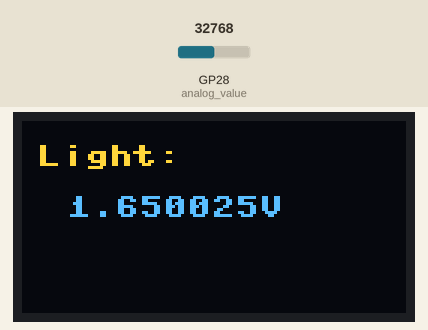
A program run on a simulated Raspberry Pi Pico running MicroPython. Parts: 128×64 one-colour display. Inputs (shaded band) come from the test bench; at power-on: GP28 (analog_value) = 32768 (analog values on the 0–65535 scale). The OLED is the two-colour kind (top 16 rows yellow); what the program prints to the serial console is not drawn.

Above: at 2.3 s.
2.4 s: GP28 (analog_value) set to 45874
At 5.0 s:
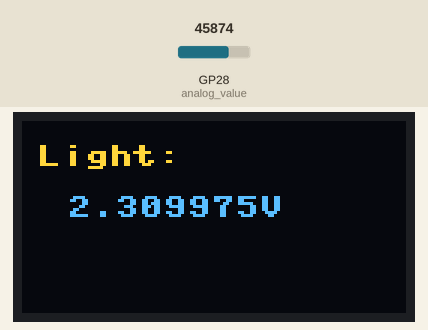
5.3 s: GP28 (analog_value) set to 57670
At 6.9 s:
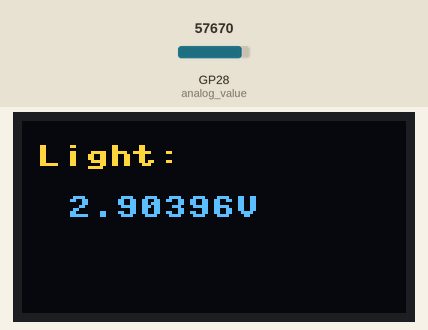
7.8 s: GP28 (analog_value) set to 65535
At 9.9 s:
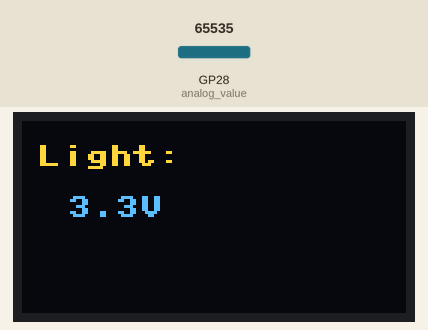
Timing chart, 0 to 11.4 s (numbered marks = the images above; inputs shaded):
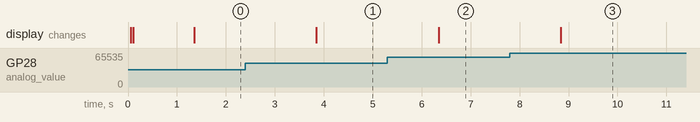

The program:

analog.py
```python
# Display Image & text on I2C driven ssd1306 OLED display

from machine import Pin, I2C, ADC

from ssd1306 import SSD1306_I2C

import utime

analog_value = machine.ADC(28)

conversion_factor = 3.3 / (65535)

WIDTH  = 128                                            # oled display width

HEIGHT = 64                                            # oled display height

i2c = I2C(1, scl=Pin(27), sda=Pin(26), freq=200000)       # Init I2C using pins GP8 & GP9 (default I2C0 pins)

print("I2C Address      : "+hex(i2c.scan()[0]).upper()) # Display device address

print("I2C Configuration: "+str(i2c))                   # Display I2C config

oled = SSD1306_I2C(WIDTH, HEIGHT, i2c)                  # Init oled display

 # Clear the oled display in case it has junk on it.

oled.fill(0)

# Add some text

oled.text("CBD IoT",5,8)

oled.text("FUN WITH PICO ",45,18)

oled.text("DHT",28,40)

# Finally update the oled display so the image & text is displayed

oled.show()

utime.sleep(1)

while True:

    oled.fill(0)

    reading = analog_value.read_u16()

    print("ADC: ",reading)

    utime.sleep(0.2)

    voltageValue = reading* conversion_factor

    oled.text("Light:",5,8)

    oled.text(str(voltageValue)+"V",15,25)

    oled.show()

    utime.sleep(1)
```

Measured:
- after the input at 2.4 s, the display: changes after 1.4 s (image 1)
- after the input at 5.3 s, the display: changes after 1.0 s (image 2)
- after the input at 7.8 s, the display: changes after 1.0 s (image 3)
